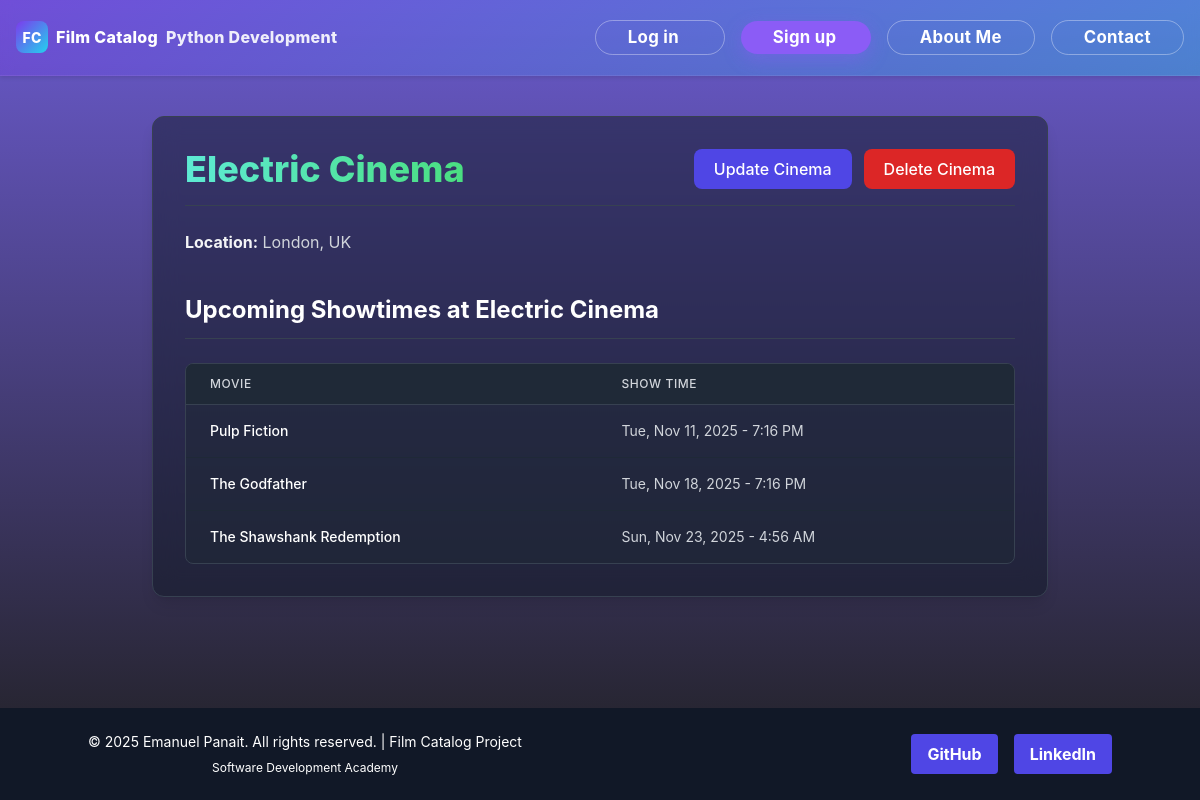
/cinemas/3/, run on an earlier commit of the app's database.
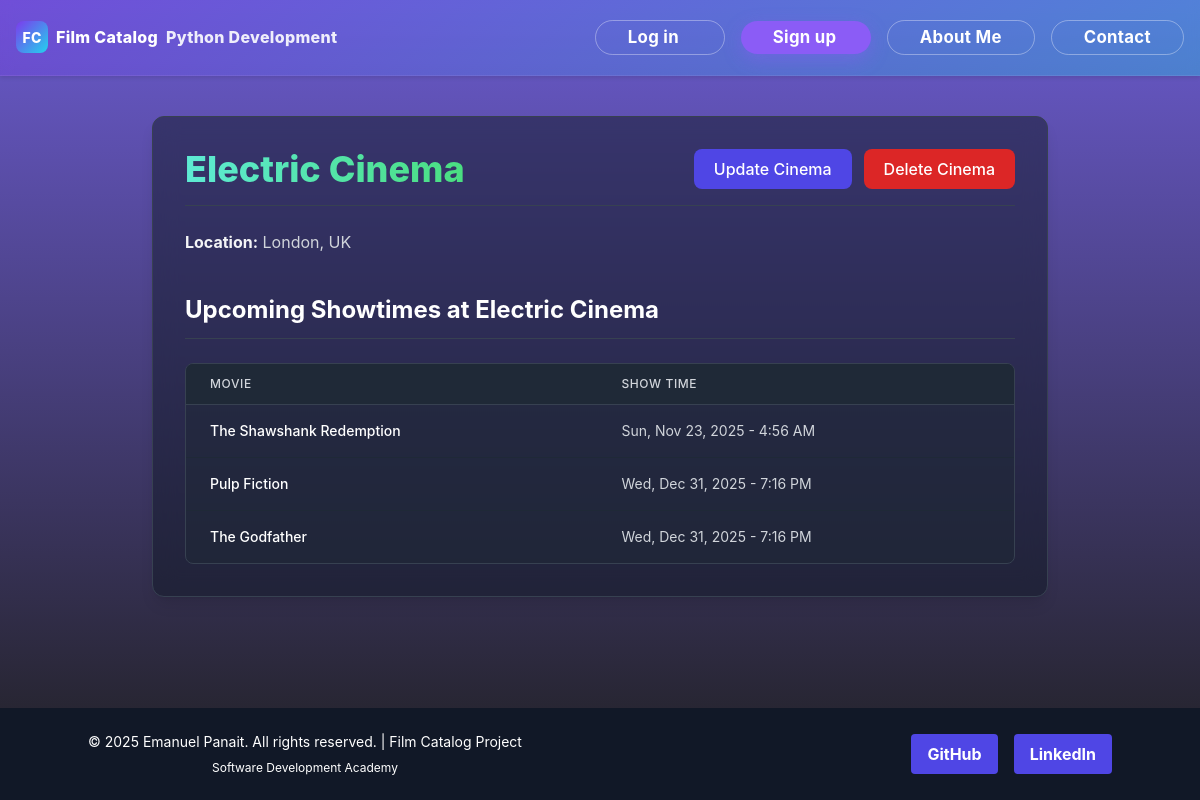
And on a later commit of the database.
### viewer/models.py (models this page shows, shortened)
class Showtime(models.Model):
    movie = models.ForeignKey(Movie, on_delete=models.CASCADE, related_name="showtimes")
    cinema = models.ForeignKey(Cinema, on_delete=models.CASCADE, related_name="cinema_showtimes")
    show_time = models.DateTimeField()

class Movie(models.Model):
    title = models.CharField(max_length=200, blank=True, null=True)
    director = models.CharField(max_length=200, blank=True, null=True, db_column='director')
    year = models.IntegerField(blank=True, null=True, db_column='year')
    genre_movie = models.CharField(max_length=50, blank=True, null=True, db_column='genre_movie')
    cinema_price = models.IntegerField(blank=True, null=True, db_column='cinema_price')  # deprecated
    bio = models.TextField(blank=True, null=True)
    rating = models.IntegerField(blank=True, null=True, db_column='rating')
    profile_picture = models.ImageField(upload_to='movie_covers/', blank=True, null=True)
    class Meta:
        ordering = ['title']

### viewer/views.py (the view)
# urls.py: path('cinemas/<int:pk>/', views.CinemaDetailView.as_view(), name='cinema_detail'),
class CinemaDetailView(DetailView):
    model = Cinema
    template_name = 'cinemas/cinema_detail.html'
    context_object_name = 'cinema'
    def get_context_data(self, **kwargs):
        context = super().get_context_data(**kwargs)
        context['showtimes'] = Showtime.objects.filter(cinema=self.object).order_by('show_time', 'movie__title')
        return context

### viewer/Templates/cinemas/cinema_detail.html (shortened to what this page needs)
{% extends 'base.html' %}
{% load static %}
{% block content %}
<div class="w-full max-w-screen-xl mx-auto px-2 sm:px-4 md:px-8 py-10">
    <div class="max-w-4xl mx-auto bg-gray-900/50 backdrop-blur-md rounded-xl shadow-lg overflow-hidden border border-gray-700 p-8 mb-10">
        <div class="flex items-center justify-between mb-6 border-b border-gray-700 pb-4">
            <h1 class="text-4xl font-extrabold text-white">
                <span class="bg-clip-text bg-gradient-to-r from-teal-300 to-green-400 text-transparent">
                </span>
            </h1>
            <div class="flex space-x-3">
                <a href="#" class="bg-indigo-600 text-white px-5 py-2 rounded-lg hover:bg-indigo-700 transition font-medium">Update Cinema</a>
                <a href="#" class="bg-red-600 text-white px-5 py-2 rounded-lg hover:bg-red-700 transition font-medium">Delete Cinema</a>
            </div>
        </div>
        <div class="space-y-4 text-gray-300">
            <p><strong class="text-gray-100">Location:</strong> {{ cinema.location }}</p>
            </div>
        <h2 class="text-2xl font-bold text-white mt-10 mb-6 border-b border-gray-700 pb-3">
            Upcoming Showtimes at {{ cinema.name }}
        </h2>
        {% if showtimes %}
            <div class="bg-gray-800/50 rounded-lg overflow-hidden border border-gray-700">
                <table class="min-w-full divide-y divide-gray-700">
                    <thead class="bg-gray-800">
                        <tr>
                            <th scope="col" class="px-6 py-3 text-left text-xs font-medium text-gray-300 uppercase tracking-wider">Movie</th>
                            <th scope="col" class="px-6 py-3 text-left text-xs font-medium text-gray-300 uppercase tracking-wider">Show Time</th>
                        </tr>
                    </thead>
                    <tbody class="divide-y divide-gray-800">
                        {% for show in showtimes %}
                        <tr class="hover:bg-gray-700/60 transition">
                            <td class="px-6 py-4 whitespace-nowrap text-sm font-medium text-white">{{ show.movie.title }}</td>
                            <td class="px-6 py-4 whitespace-nowrap text-sm text-gray-300">{{ show.show_time|date:"D, M d, Y - g:i A" }}</td>
                        </tr>
                        {% endfor %}
                    </tbody>
                </table>
            </div>
        {% else %}
            <p class="text-gray-400 text-center py-5">No upcoming showtimes scheduled for this cinema.</p>
        {% endif %}
    </div>
</div>
{% endblock %}

What changed in the data, as far as the page shows it:
shown differently, row unchanged: Showtime "Sun, Nov 23, 2025 - 4:56 AM": moves up the list
changed Showtime "Pulp Fiction": show_time "Tue, Nov 11, 2025 - 7:16 PM" → "Wed, Dec 31, 2025 - 7:16 PM"
changed Showtime "The Godfather": show_time "Tue, Nov 18, 2025 - 7:16 PM" → "Wed, Dec 31, 2025 - 7:16 PM"
